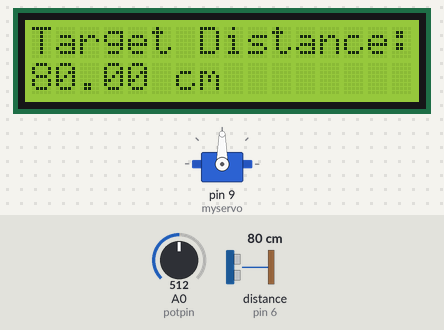
This sketch was run on a simulated Arduino Uno, built with avr-gcc and run on an emulated ATmega328P. Shown: servo, 16×2 character LCD. The test bench sets the inputs (shaded band); at power-on: distance to the obstacle (sensor on pin 6) 80 cm, A0 (potpin) = 512. The echo pulse lasts 58.3 µs per cm.

Above: at 3.2 s.
3.3 s: distance to the obstacle (sensor on pin 6) set to 2 cm
At 4.0 s:
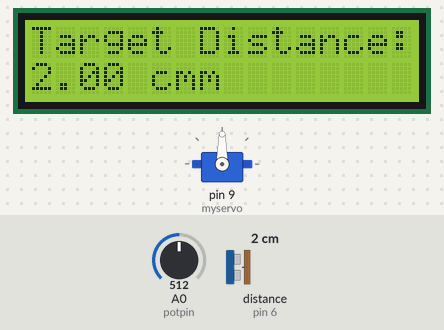
5.0 s: A0 (potpin) set to 716
At 5.9 s:
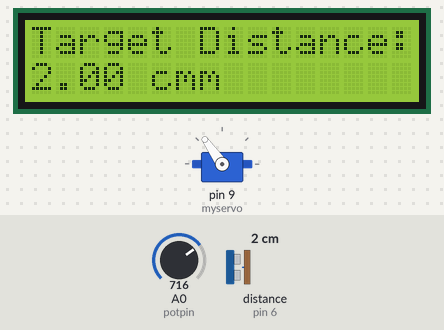
6.6 s: A0 (potpin) set to 900
At 7.4 s:
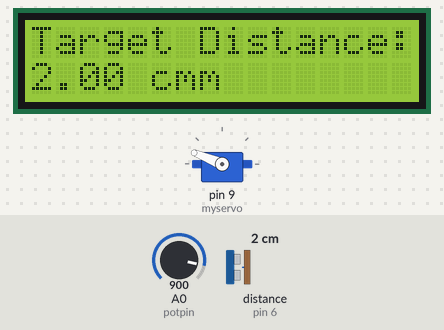
8.2 s: distance to the obstacle (sensor on pin 6) set to 18 cm
At 8.7 s:
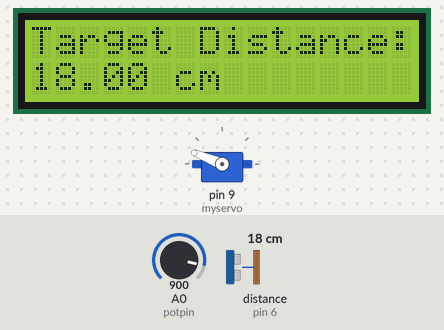
9.9 s: A0 (potpin) set to 1023
At 10.9 s:
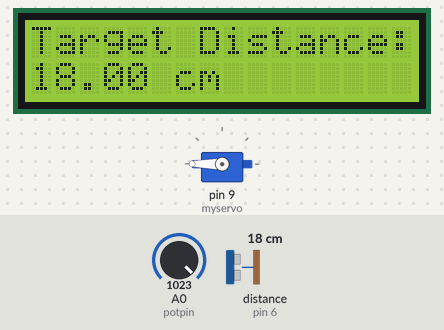
11.5 s: distance to the obstacle (sensor on pin 6) set to 4 cm
At 12.5 s:
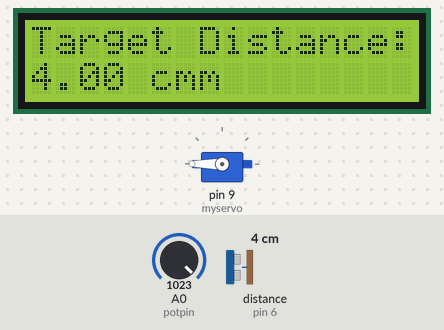
Timing chart, 0 to 14.2 s (numbered marks = the images above; inputs shaded):
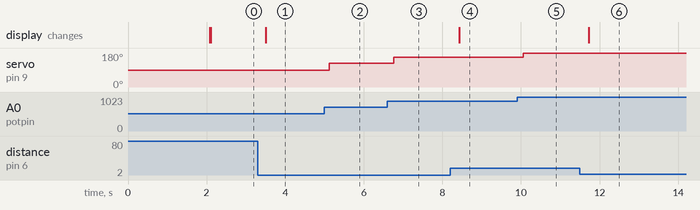

Measured:
- after the input at 3.3 s, the display: changes after 0.20 s (image 1)
- after the input at 5.0 s, servo on pin 9 (myservo): 90° → 125° after 0.12 s
- after the input at 6.6 s, servo on pin 9 (myservo): 125° → 158° after 0.16 s
- after the input at 8.2 s, the display: changes after 0.23 s (image 4)
- after the input at 9.9 s, servo on pin 9 (myservo): 158° → 180° after 0.16 s
- after the input at 11.5 s, the display: changes after 0.23 s (image 6)

The sketch:

radar.ino
```cpp
#include <LiquidCrystal_I2C.h>
#include <HCSR04.h>
#include <Servo.h>

HCSR04 hc(5,6); //initialisation class HCSR04 (trig pin , echo pin)
LiquidCrystal_I2C lcd(0x27, 16, 2);

int potpin = A0;  // analog pin used to connect the potentiometer
int val;
Servo myservo;    // create servo object to control a servo

void setup()
{
  myservo.attach(9);
  lcd.begin();
  lcd.backlight();
  lcd.clear();
  delay(2000);
  lcd.setCursor(0,0);             // Set LCD cursor to upper left corner, column 0, row 0
  lcd.print("Target Distance:");  // Print Message on First Row
}

void loop()
{
  val = analogRead(potpin);          // reads the value of the potentiometer (value between 0 and 1023)
  val = map(val, 0, 1023, 0, 180);   // scale it for use with the servo (value between 0 and 180)
  myservo.write(val);                // sets the servo position according to the scaled value
  delay(15);
  printLCD();
}

void printLCD(){
  lcd.setCursor(0,1);   // Set Cursor again to first column of second row
  lcd.print(hc.dist()); // Print measured distance
  lcd.print(" cm");     // Print your units.
  delay(250);           // Pause to let things settle
}
```
